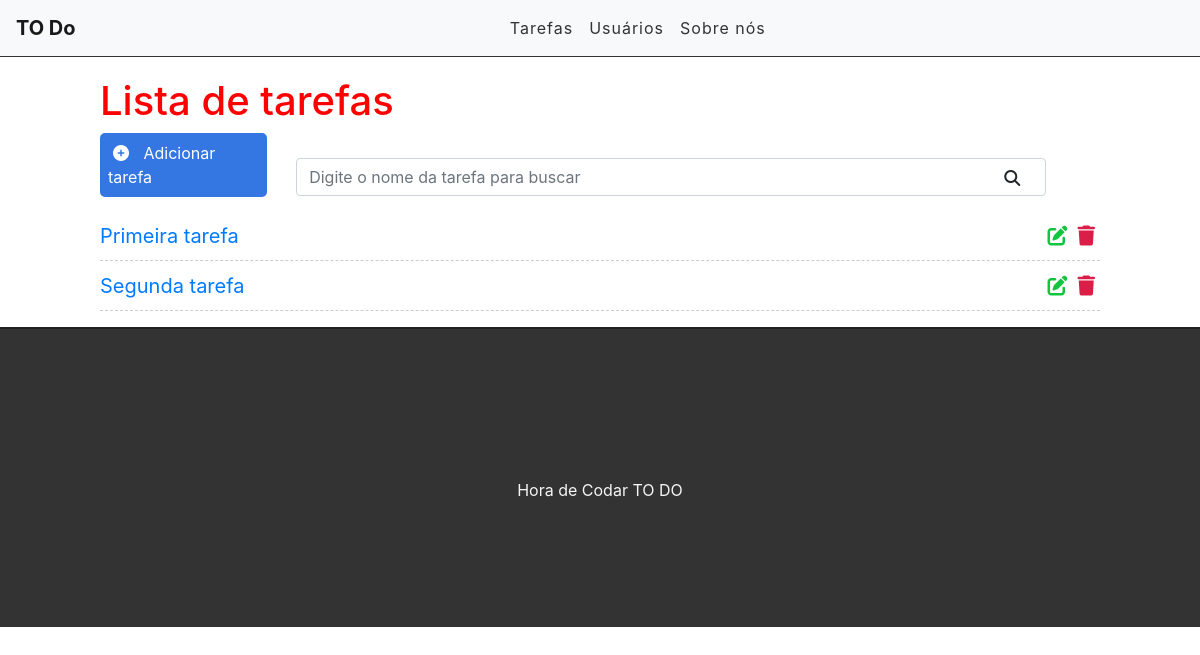
Before: / with the older database file.
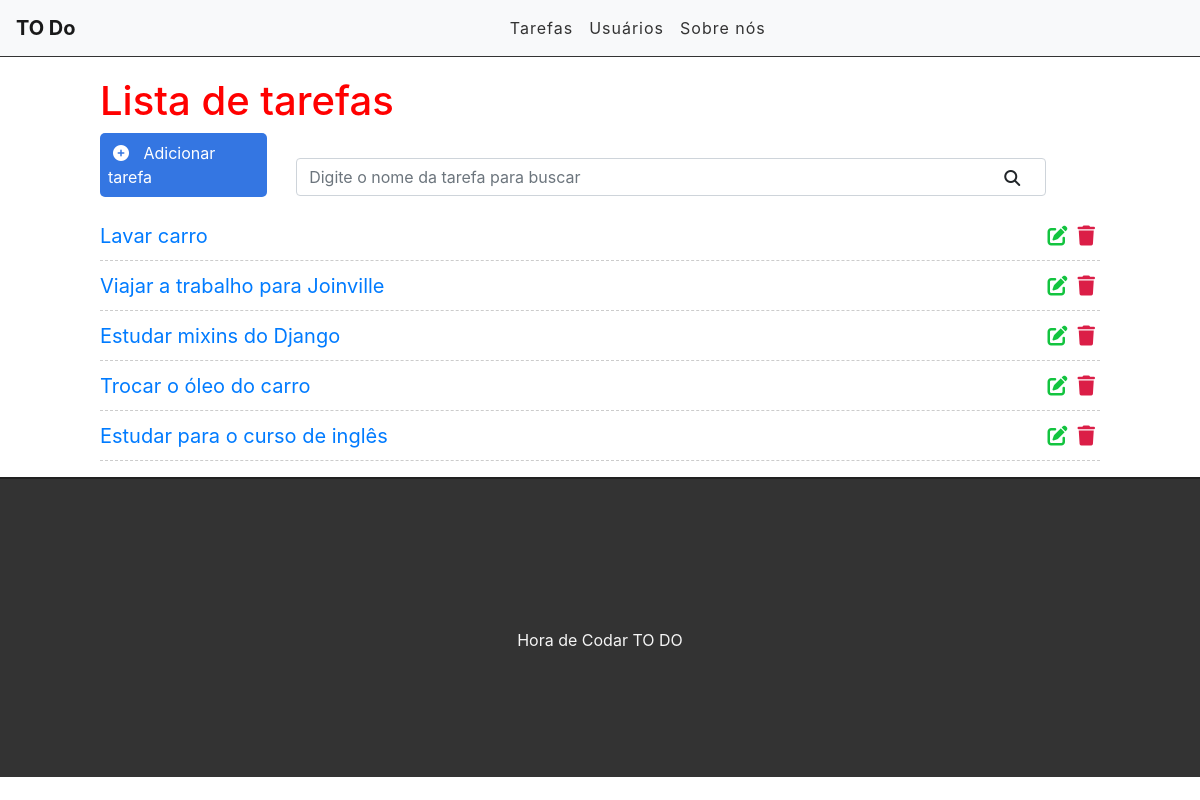
After: the same page with the newer database file.
### tasks/models.py (models this page shows, shortened)
class Task(models.Model):
    STATUS = (
         ('doing', 'Doing'),
         ('done', 'Done'),
    )
    title = models.CharField(max_length=255)
    description = models.TextField()
    done = models.CharField(
        max_length = 5,
        choices=STATUS,
    )
    created_at = models.DateTimeField(auto_now_add=True)
    updated_at = models.DateTimeField(auto_now=True)

### tasks/views.py (the view)
# urls.py: path('', views.taskList, name='task-list'),
def taskList(request):
    tasks = Task.objects.all()
    return render(request, 'tasks/list.html', {'tasks': tasks})

### tasks/templates/tasks/list.html (shortened to what this page needs)
{% extends 'base.html' %}
{% block content %}
   <div class="offset-1 col-10 list-div">
      <h1>Lista de tarefas</h1>
      <div class="col-2 add-div">
          <i class="fas fa-plus-circle"></i> Adicionar tarefa
      </div>
      <div class="col-9 search-div">
          <input type="text" class="form-control" name="search" id="search" placeholder="Digite o nome da tarefa para buscar">
          <i class="fas fa-search"></i>
      </div>
      <ul class="task-list">
          {% for task in tasks %}
          <li class="task-item">
              <span><a href="/task/{{ task.id }}">{{ task.title }}</a></span>
              <span><i class="fas fa-trash"></i></span>
              <span><i class="fas fa-edit"></i></span>
          </li>
          {% endfor %}
      </ul>
   </div>
{% endblock %}

### tasks/templates/base.html (shortened to what this page needs)
{% load static %}
<!DOCTYPE html>
<html lang="en">
<head>
    <link href="https://stackpath.bootstrapcdn.com/bootstrap/4.5.0/css/bootstrap.min.css" rel="stylesheet"
>
    <link rel="stylesheet" href="{% static 'css/styles.css' %}">
</head>
<body>
    <div class="container-fluid">
        <nav class="navbar navbar-expand-lg navbar-light bg-light">
            <a class="navbar-brand" href="/">TO Do</a>
            <div class="collapse navbar-collapse" id="navbarSupportedContent">
                <ul class="navbar-nav mr-auto">
                    <li class="nav-item">
                        <a class="nav-link" href="#">Tarefas</a>
                    </li>
                    <li class="nav-item">
                        <a class="nav-link" href="#">Usuários</a>
                    </li>
                    <li class="nav-item">
                        <a class="nav-link" href="#">Sobre nós</a>
                    </li>
                </ul>
            </div>
        </nav>
        {% block content %}
        {% endblock %}
        <footer>
            <p>
                Hora de Codar TO DO
            </p>
        </footer>
    </div>
</body>
</html>

### tasks/static/css/styles.css (style rules this page uses)
h1 { color: red; }
.container-fluid { padding: 0; }
.navbar { border-bottom: 1px solid #333; margin-bottom: 20px; }
.navbar-nav { margin: auto }
.navbar-brand { font-weight: bold; }
.navbar-light .navbar-nav a.nav-link { color: #333; letter-spacing: 1px; }
.add-div { background-color: #3476e2; cursor: pointer; display: inline-block; color: #fff; padding: 8px; border-radius: 5px; margin-right: 25px; }
.fas.fa-plus-circle { color: #fff; margin-right: 10px; margin-left: 5px; }
.fas.fa-search { position: absolute; top: 12px; right: 26px; }
.search-div { padding: 0px; margin-top: 15px; margin-bottom: 15px; display: inline-block }
.list-div { padding: 0; }
.task-list { padding-left: 0; }
.task-item { list-style: none; font-size: 20px; height: 50px; padding-top: 10px; border-bottom : 1px dashed #ccc }
.fas.fa-trash, .fas.fa-edit { cursor: pointer; margin: 5px; font-size: 20px; float: right; }
.fas.fa-trash { color: #db1e47; }
.fas.fa-edit { color: #13c43f; }
footer { background-color: #333; height: 300px; border-top: 2px solid #202020; }
footer p { color: #F5F5F5; text-align: center; top: 50%; position: relative; }

Changed rows visible on the page:
changed Task: title "Primeira tarefa" → "Lavar carro"
changed Task: title "Segunda tarefa" → "Viajar a trabalho para Joinville"
added Task: title "Estudar mixins do Django"
added Task: title "Trocar o óleo do carro"
added Task: title "Estudar para o curso de inglês"
